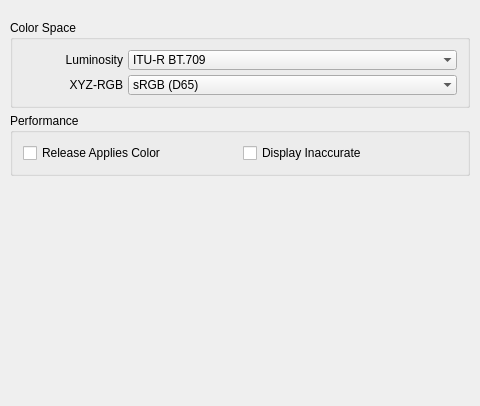
            <widget class="QWidget" name="scroll_area_contents_system">
             <property name="geometry">
              <rect>
               <x>0</x>
               <y>0</y>
               <width>480</width>
               <height>406</height>
              </rect>
             </property>
             <layout class="QVBoxLayout" name="scroll_area_contents_system_layout">
              <property name="spacing">
               <number>5</number>
              </property>
              <property name="leftMargin">
               <number>10</number>
              </property>
              <property name="topMargin">
               <number>20</number>
              </property>
              <property name="rightMargin">
               <number>10</number>
              </property>
              <property name="bottomMargin">
               <number>10</number>
              </property>
              <item>
               <widget class="QGroupBox" name="group_color_space">
                <property name="sizePolicy">
                 <sizepolicy hsizetype="Ignored" vsizetype="Fixed">
                  <horstretch>0</horstretch>
                  <verstretch>0</verstretch>
                 </sizepolicy>
                </property>
                <property name="focusPolicy">
                 <enum>Qt::NoFocus</enum>
                </property>
                <property name="title">
                 <string>Color Space</string>
                </property>
                <layout class="QGridLayout" name="group_color_space_layout">
                 <property name="leftMargin">
                  <number>10</number>
                 </property>
                 <property name="topMargin">
                  <number>10</number>
                 </property>
                 <property name="rightMargin">
                  <number>10</number>
                 </property>
                 <property name="bottomMargin">
                  <number>10</number>
                 </property>
                 <property name="spacing">
                  <number>5</number>
                 </property>
                 <item row="0" column="0">
                  <widget class="QLabel" name="cs_luminosity_label">
                   <property name="minimumSize">
                    <size>
                     <width>100</width>
                     <height>20</height>
                    </size>
                   </property>
                   <property name="maximumSize">
                    <size>
                     <width>100</width>
                     <height>20</height>
                    </size>
                   </property>
                   <property name="focusPolicy">
                    <enum>Qt::NoFocus</enum>
                   </property>
                   <property name="text">
                    <string>Luminosity</string>
                   </property>
                   <property name="alignment">
                    <set>Qt::AlignRight|Qt::AlignTrailing|Qt::AlignVCenter</set>
                   </property>
                  </widget>
                 </item>
                 <item row="1" column="0">
                  <widget class="QLabel" name="cs_matrix_label">
                   <property name="minimumSize">
                    <size>
                     <width>100</width>
                     <height>20</height>
                    </size>
                   </property>
                   <property name="maximumSize">
                    <size>
                     <width>100</width>
                     <height>20</height>
                    </size>
                   </property>
                   <property name="focusPolicy">
                    <enum>Qt::NoFocus</enum>
                   </property>
                   <property name="text">
                    <string>XYZ-RGB</string>
                   </property>
                   <property name="alignment">
                    <set>Qt::AlignRight|Qt::AlignTrailing|Qt::AlignVCenter</set>
                   </property>
                  </widget>
                 </item>
                 <item row="0" column="1">
                  <widget class="QComboBox" name="cs_luminosity">
                   <property name="sizePolicy">
                    <sizepolicy hsizetype="Ignored" vsizetype="Fixed">
                     <horstretch>0</horstretch>
                     <verstretch>0</verstretch>
                    </sizepolicy>
                   </property>
                   <property name="maximumSize">
                    <size>
                     <width>16777215</width>
                     <height>20</height>
                    </size>
                   </property>
                   <property name="focusPolicy">
                    <enum>Qt::NoFocus</enum>
                   </property>
                   <property name="currentIndex">
                    <number>1</number>
                   </property>
                   <property name="frame">
                    <bool>false</bool>
                   </property>
                   <item>
                    <property name="text">
                     <string>ITU-R BT.601</string>
                    </property>
                   </item>
                   <item>
                    <property name="text">
                     <string>ITU-R BT.709</string>
                    </property>
                   </item>
                   <item>
                    <property name="text">
                     <string>ITU-R BT.2020</string>
                    </property>
                   </item>
                  </widget>
                 </item>
                 <item row="1" column="1">
                  <widget class="QComboBox" name="cs_matrix">
                   <property name="sizePolicy">
                    <sizepolicy hsizetype="Ignored" vsizetype="Fixed">
                     <horstretch>0</horstretch>
                     <verstretch>0</verstretch>
                    </sizepolicy>
                   </property>
                   <property name="maximumSize">
                    <size>
                     <width>16777215</width>
                     <height>20</height>
                    </size>
                   </property>
                   <property name="focusPolicy">
                    <enum>Qt::NoFocus</enum>
                   </property>
                   <property name="currentIndex">
                    <number>1</number>
                   </property>
                   <property name="frame">
                    <bool>false</bool>
                   </property>
                   <item>
                    <property name="text">
                     <string>sRGB (D50)</string>
                    </property>
                   </item>
                   <item>
                    <property name="text">
                     <string>sRGB (D65)</string>
                    </property>
                   </item>
                   <item>
                    <property name="text">
                     <string>Adobe RGB (D50)</string>
                    </property>
                   </item>
                   <item>
                    <property name="text">
                     <string>Adobe RGB (D65)</string>
                    </property>
                   </item>
                   <item>
                    <property name="text">
                     <string>Apple RGB (D50)</string>
                    </property>
                   </item>
                   <item>
                    <property name="text">
                     <string>Apple RGB (D65)</string>
                    </property>
                   </item>
                   <item>
                    <property name="text">
                     <string>Best RGB (D50)</string>
                    </property>
                   </item>
                   <item>
                    <property name="text">
                     <string>Beta RGB (D65)</string>
                    </property>
                   </item>
                   <item>
                    <property name="text">
                     <string>Bruce RGB (D50)</string>
                    </property>
                   </item>
                   <item>
                    <property name="text">
                     <string>Bruce RGB (D65)</string>
                    </property>
                   </item>
                   <item>
                    <property name="text">
                     <string>CIE RGB (E)</string>
                    </property>
                   </item>
                   <item>
                    <property name="text">
                     <string>ColorMatch RGB (D50)</string>
                    </property>
                   </item>
                   <item>
                    <property name="text">
                     <string>Don RGB 4 (D50)</string>
                    </property>
                   </item>
                   <item>
                    <property name="text">
                     <string>ECI RGB (D50)</string>
                    </property>
                   </item>
                   <item>
                    <property name="text">
                     <string>Ekta Space PS5 (D50)</string>
                    </property>
                   </item>
                   <item>
                    <property name="text">
                     <string>NTSC RGB (C)</string>
                    </property>
                   </item>
                   <item>
                    <property name="text">
                     <string>PAL/SECAM RGB (D50)</string>
                    </property>
                   </item>
                   <item>
                    <property name="text">
                     <string>PAL/SECAM RGB (D65)</string>
                    </property>
                   </item>
                   <item>
                    <property name="text">
                     <string>ProPhoto RGB (D50)</string>
                    </property>
                   </item>
                   <item>
                    <property name="text">
                     <string>SMPTE-C RGB (D50)</string>
                    </property>
                   </item>
                   <item>
                    <property name="text">
                     <string>SMPTE-C RGB (D65)</string>
                    </property>
                   </item>
                   <item>
                    <property name="text">
                     <string>Wide Gamut RGB (D50)</string>
                    </property>
                   </item>
                  </widget>
                 </item>
                </layout>
               </widget>
              </item>
              <item>
               <widget class="QGroupBox" name="group_performance">
                <property name="sizePolicy">
                 <sizepolicy hsizetype="Ignored" vsizetype="Fixed">
                  <horstretch>0</horstretch>
                  <verstretch>0</verstretch>
                 </sizepolicy>
                </property>
                <property name="focusPolicy">
                 <enum>Qt::NoFocus</enum>
                </property>
                <property name="title">
                 <string>Performance</string>
                </property>
                <layout class="QGridLayout" name="group_performance_layout">
                 <property name="leftMargin">
                  <number>10</number>
                 </property>
                 <property name="topMargin">
                  <number>10</number>
                 </property>
                 <property name="rightMargin">
                  <number>10</number>
                 </property>
                 <property name="bottomMargin">
                  <number>10</number>
                 </property>
                 <property name="spacing">
                  <number>5</number>
                 </property>
                 <item row="0" column="0">
                  <widget class="QCheckBox" name="performance_release">
                   <property name="sizePolicy">
                    <sizepolicy hsizetype="Ignored" vsizetype="Fixed">
                     <horstretch>0</horstretch>
                     <verstretch>0</verstretch>
                    </sizepolicy>
                   </property>
                   <property name="minimumSize">
                    <size>
                     <width>0</width>
                     <height>0</height>
                    </size>
                   </property>
                   <property name="maximumSize">
                    <size>
                     <width>16777215</width>
                     <height>20</height>
                    </size>
                   </property>
                   <property name="focusPolicy">
                    <enum>Qt::NoFocus</enum>
                   </property>
                   <property name="text">
                    <string>Release Applies Color</string>
                   </property>
                  </widget>
                 </item>
                 <item row="0" column="1">
                  <widget class="QCheckBox" name="performance_inaccurate">
                   <property name="sizePolicy">
                    <sizepolicy hsizetype="Ignored" vsizetype="Fixed">
                     <horstretch>0</horstretch>
                     <verstretch>0</verstretch>
                    </sizepolicy>
                   </property>
                   <property name="minimumSize">
                    <size>
                     <width>0</width>
                     <height>0</height>
                    </size>
                   </property>
                   <property name="maximumSize">
                    <size>
                     <width>16777215</width>
                     <height>20</height>
                    </size>
                   </property>
                   <property name="focusPolicy">
                    <enum>Qt::NoFocus</enum>
                   </property>
                   <property name="text">
                    <string>Display Inaccurate</string>
                   </property>
                  </widget>
                 </item>
                </layout>
               </widget>
              </item>
              <item>
               <spacer name="vertical_spacer_system">
                <property name="focusPolicy">
                 <enum>Qt::NoFocus</enum>
                </property>
                <property name="orientation">
                 <enum>Qt::Vertical</enum>
                </property>
                <property name="sizeHint" stdset="0">
                 <size>
                  <width>0</width>
                  <height>0</height>
                 </size>
                </property>
               </spacer>
              </item>
             </layout>
            </widget>
